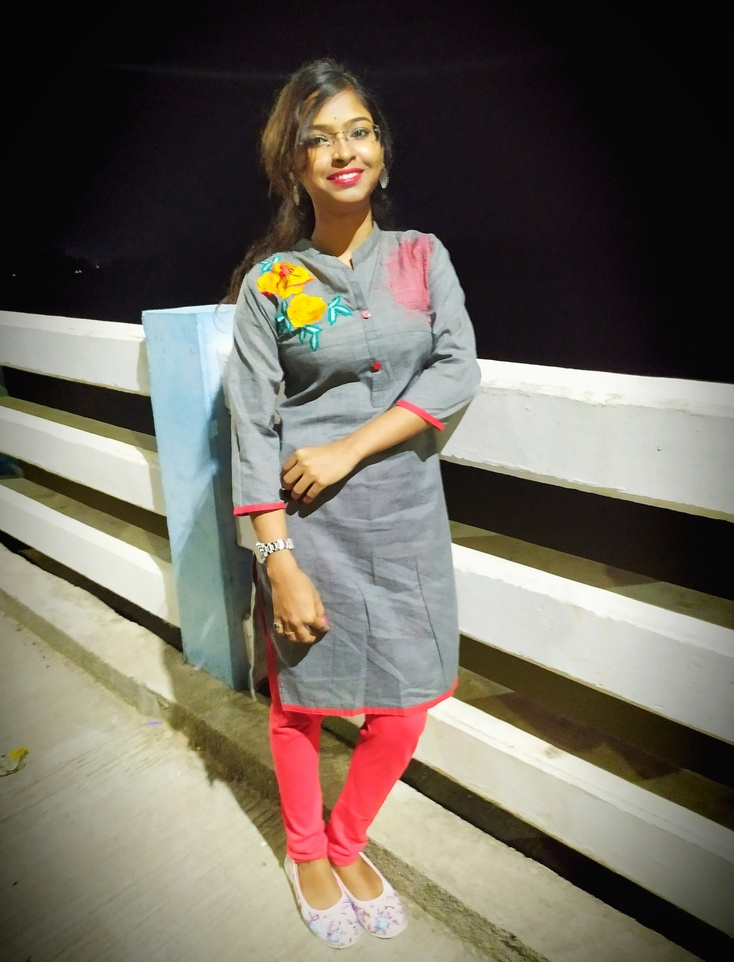
#> input picture Lets Grow More/Image to Pencil Sketch/Favourite.jpg, 734 x 962 px, shrunk from 2268 x 2972 before the run
$ jupyter execute 'Task 4.ipynb'
#> lines starting #> are read from the running program, lines starting #| are printed output that depends on the picture
[cell 1]
import cv2

[cell 2]
# Read the input image
img = cv2.imread('Favourite.jpg')
#> img is the input picture: shape (962, 734, 3); mean B, G, R 93.8, 104.6, 111.2

# Convert the image to grayscale
gray_img = cv2.cvtColor(img, cv2.COLOR_BGR2GRAY)
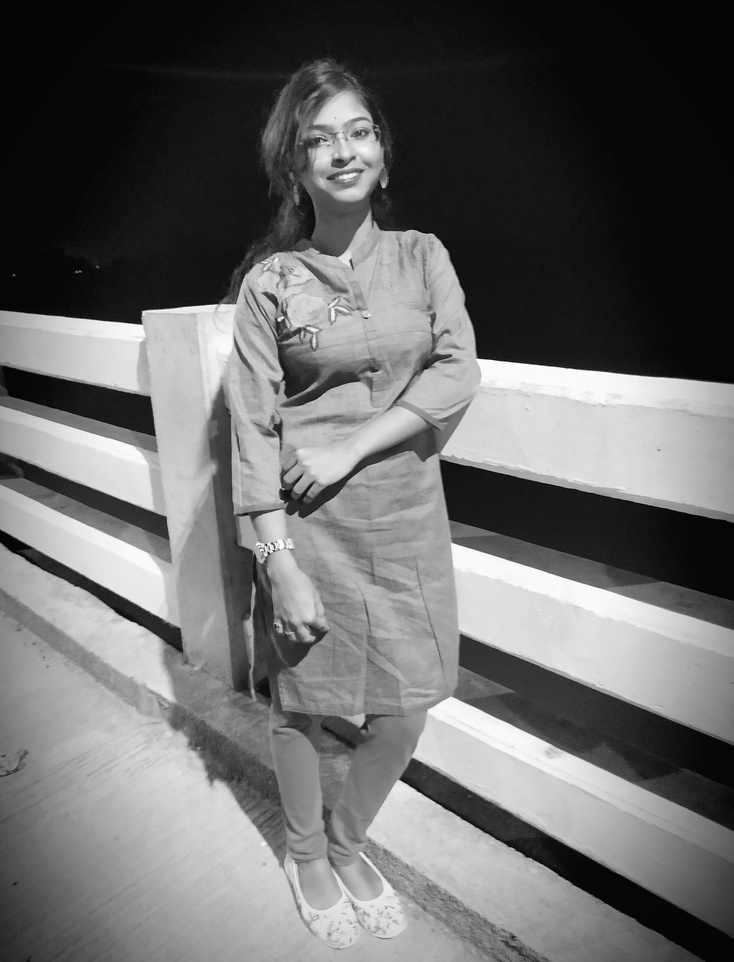
#> gray_img: shape (962, 734); min 0, max 255, mean 105.3

# Invert the grayscale image
inverted_gray_img = 255 - gray_img
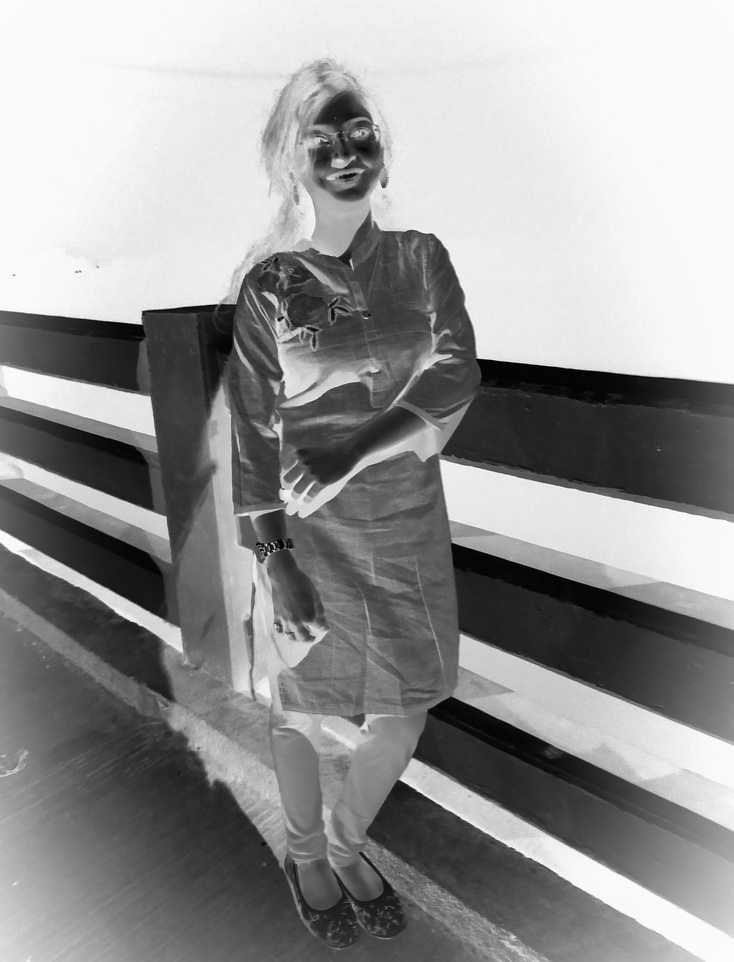
#> inverted_gray_img: shape (962, 734); min 0, max 255, mean 149.7

# Apply Gaussian blur to the inverted image
blurred_img = cv2.GaussianBlur(inverted_gray_img, (21, 21), 0)
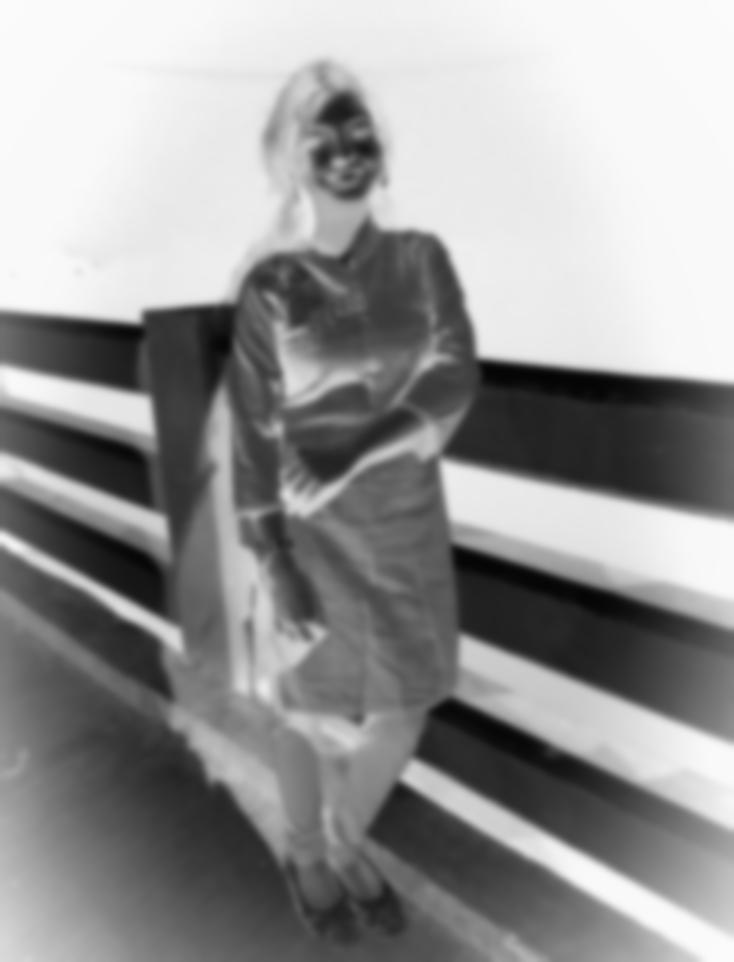
#> blurred_img: shape (962, 734); min 5, max 251, mean 149.7

# Blend the grayscale image with the blurred image using the "color dodge" blend mode
sketch_img = cv2.divide(gray_img, 255 - blurred_img, scale=256)
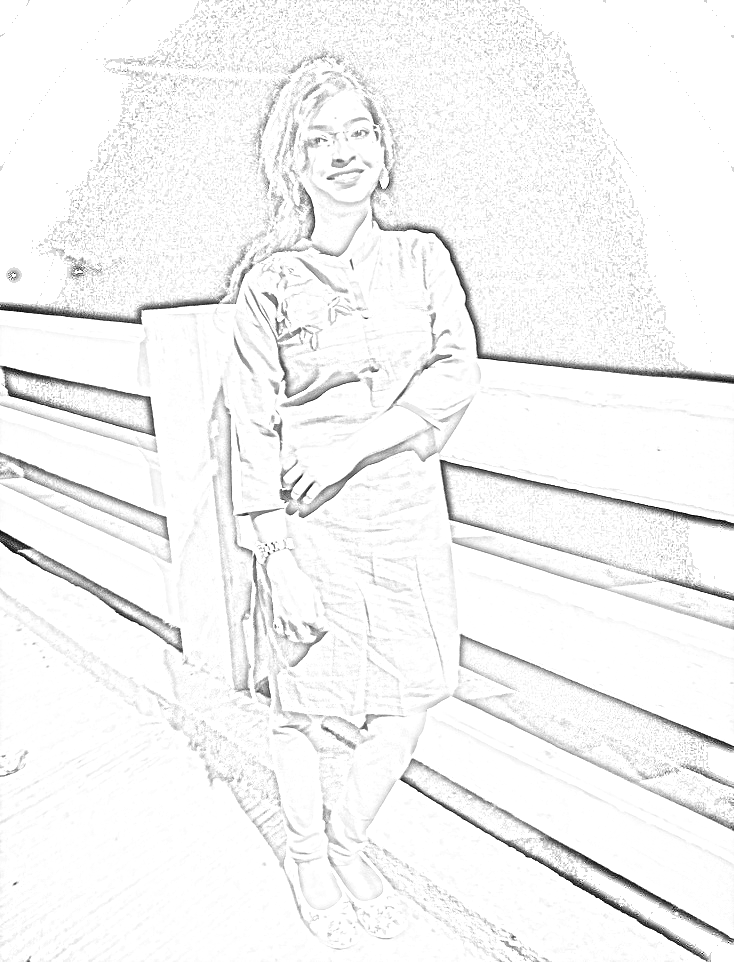
#> sketch_img: shape (962, 734); min 0, max 255, mean 245

# Display the sketch image
cv2.imshow('Pencil Sketch', sketch_img)
cv2.waitKey(0)
